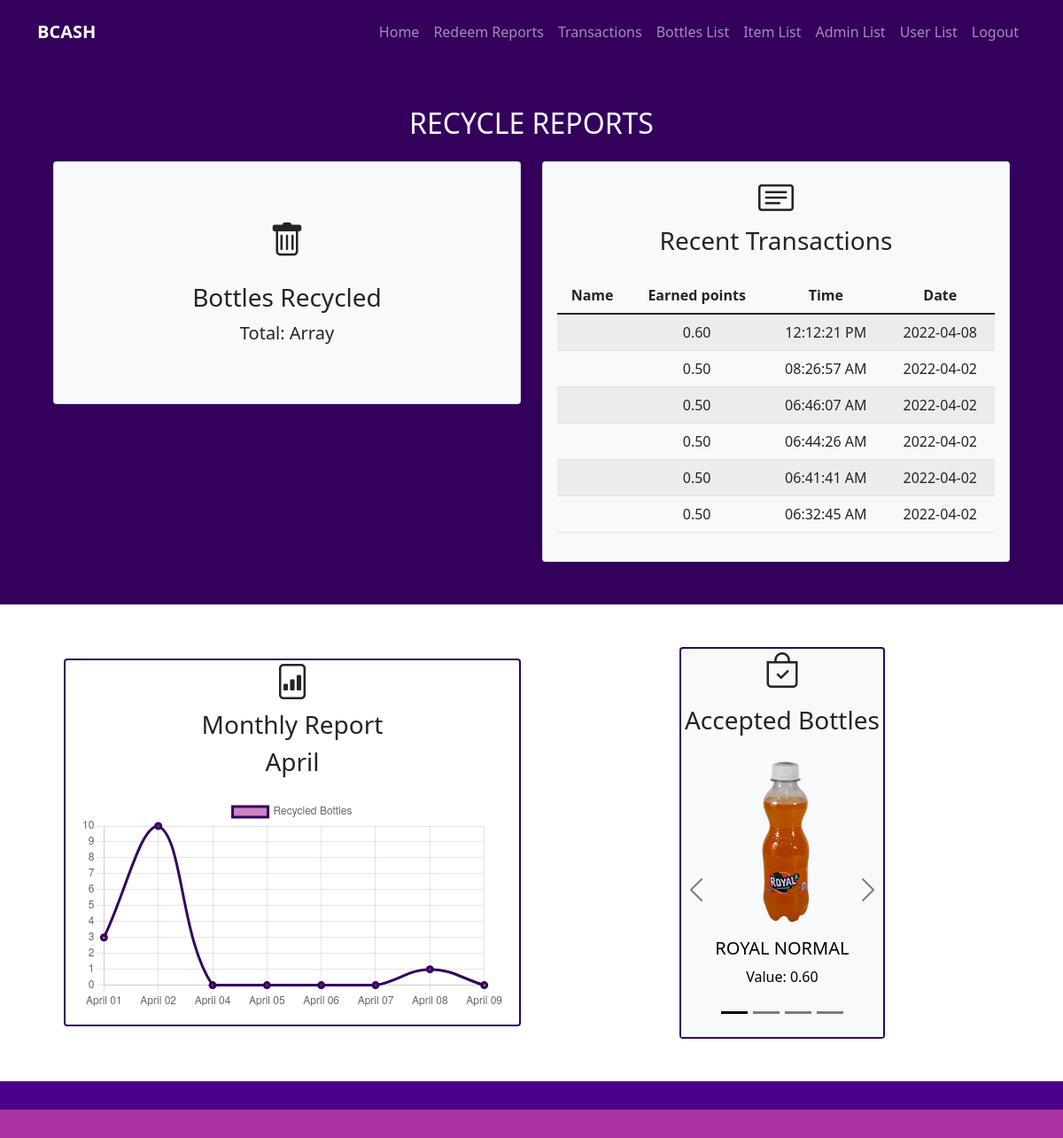
Page /dash_admin.php (signed in) on the committed database.
### tables this page shows
CREATE TABLE `recycle_transaction` (
  `trans_id` int(50) NOT NULL,
  `acc_id` int(50) NOT NULL,
  `bottles` varchar(50) NOT NULL,
  `bottle_id` int(50) NOT NULL,
  `points_earned` decimal(50,2) NOT NULL,
  `recycle_trans_time` datetime NOT NULL,
  `day_id` int(50) NOT NULL,
  `bottle_count` int(100) NOT NULL
);

CREATE TABLE `bottle_types` (
  `bottle_id` int(11) NOT NULL,
  `bottle` varchar(50) NOT NULL,
  `bottle_value` decimal(50,2) NOT NULL,
  `bottle_size` int(11) NOT NULL,
  `bottle_img` varchar(50) NOT NULL
);

### dash_admin.php (the view, shortened to what the rows shown need)
<?php
    require "mydb.php";
    $mydb = new myDb;
    if(isset($_SESSION['qrcode']) && isset($_SESSION['total_bottles']) && isset($_SESSION['total_points']) &&
    isset($_SESSION['acc_id']) && isset($_SESSION['admin'])){
        $acc_id = $_SESSION['acc_id'];
        $admin = $_SESSION['admin'];
    }
    else{
        header("Location: login.php?usernotfound=1");
    }
?>
<!doctype html>
<html lang="en">
  <head>
    <link href="sass/main.css" rel="stylesheet">
    <link rel="stylesheet" href="https://cdn.jsdelivr.net/npm/bootstrap-icons@1.3.0/font/bootstrap-icons.css">
    <link rel="stylesheet" type="text/css" href="css/style.css">
  </head>
  <body>
    <section class=" bg-dark p-5">
        <div class="container">
            <h2 class="text-light text-center mb-4">
                RECYCLE REPORTS
            </h2>
            <div class="row text-center g-4">
                <div class="col-lg">
                    <div class="card bg-light text-fontdark p-3 pb-0">
                        <p class="card-text lead">
                            <table class="table table-striped">
                                <thead>
                                    <tr>
                                        <th scope="col">Name</th>
                                        <th scope="col">Earned points</th>
                                        <th scope="col">Time</th>
                                        <th scope="col">Date</th>
                                    </tr>
                                </thead>
                                <tbody>
                                    <?php
                                        $redeem_records = $mydb->get_Recycle_trans($acc_id,$admin);
                                        if(isset($redeem_records)){
                                            $count = 0;
                                            foreach($redeem_records as $rows){
                                                $points_earned = $rows['points_earned'];
                                                $date = date("Y-m-d",strtotime($rows['trans_time']));
                                                $time = date("h:i:s A",strtotime($rows['trans_time']));
                                                echo '<tr>';
                                                echo '<td>'.$fullname.'</td>';
                                                echo '<td>'.$points_earned .'</td>';
                                                echo '<td>'.$time.'</td>';
                                                echo '<td>'.$date.'</td>';
                                                echo '</tr>';
                                                $count += 1;
                                                if($count == 6){
                                                    break;
                                                }
                                            }
                                        }
                                        else{
                                            echo '<tr>';
                                            echo '<td colspan="4">There are no records of transactions yet.</td>';
                                            echo '</tr>';
                                        }
                                    ?>
                                </tbody>
                            </table>
                        </p>
                    </div>
                </div>
            </div>
        </div>
    </section>
    <section class="p-5 text-center text-sm-start">
        <div class="container">
            <div class="d-sm-flex align-items-center">
                <div class="container text-fontdark">
                    <div class="row align-items-center justify-content-between g-4">
                                    <?php
                                        $month = $mydb->get_Maxdate();
                                        if(isset($month)){
                                            foreach($month as $rows){
                                                $maxdate = $rows['maxdate'];
                                            }
                                            $nummonth = date("m",strtotime($maxdate));
                                            $newmonth = date("F",strtotime($maxdate));
                                        }
                                        else{
                                            $newmonth = "Month undefined";
                                        }
                                    ?>
                        <div class="col-lg text-center">
                            <div class="card bg-light cardadmin1 border border-2 border-dark">
                                <div class="card-text">
                                    <div id="carouselbottle" class="carousel carousel-dark slide" data-bs-ride="carousel">
                                            <?php
                                                $records = $mydb->get_Bottle();
                                                if(isset($records)){
                                                    echo '
                                                    <div class="carousel-indicators">
                                                        <button type="button" data-bs-target="#carouselbottle" data-bs-slide-to="0" class="active" aria-current="true" aria-label="Slide 1"></button>
                                                        <button type="button" data-bs-target="#carouselbottle" data-bs-slide-to="1" aria-label="Slide 2"></button>
                                                        <button type="button" data-bs-target="#carouselbottle" data-bs-slide-to="2" aria-label="Slide 3"></button>
                                                        <button type="button" data-bs-target="#carouselbottle" data-bs-slide-to="3" aria-label="Slide 4"></button>
                                                    </div>
                                                    <div class="carousel-inner">
                                                    ';
                                                    $count = 0;
                                                    foreach($records as $rows){
                                                        $bname = $rows['bottle_name'];
                                                        $bvalue = $rows['bottle_value'];
                                                        $bimg = $rows['bottle_img'];
                                                        if($count == 0){
                                                            echo '
                                                            <div class="carousel-item active">
                                                                <img src="upload_img/'.$bimg.'" class="d-block pb-2 w-100">
                                                                <div class="bg-light p-5">
                                                                    <div class="carousel-caption">
                                                                        <h5>'.$bname.'</h5>
                                                                        <p>Value: '.$bvalue.'</p>
                                                                    </div>
                                                                </div>
                                                            </div>
                                                            ';
                                                        }
                                                        $count += 1;
                                                    }
                                                    echo '
                                                        </div>
                                                        <button class="carousel-control-prev" type="button" data-bs-target="#carouselbottle" data-bs-slide="prev">
                                                            <span class="carousel-control-prev-icon" aria-hidden="true"></span>
                                                            <span class="visually-hidden">Previous</span>
                                                        </button>
                                                        <button class="carousel-control-next" type="button" data-bs-target="#carouselbottle" data-bs-slide="next">
                                                            <span class="carousel-control-next-icon" aria-hidden="true"></span>
                                                            <span class="visually-hidden">Next</span>
                                                        </button>
                                                    ';
                                                }
                                                else{
                                                    echo 'There are no bottles available';
                                                }
                                            ?>
                                    </div>
                                </div>
                            </div>
                        </div>
                    </div>
                </div>
            </div>
        </div>
    </section>
    <?php
        $result = $mydb->get_Date($nummonth);
        if(isset($result)){
            foreach($result as $rows){
                $newdate[] = $newmonth.' '.date('d',strtotime($rows['date'])).'';
                $no_bottles[] = $rows['no_bottles'];
            }
        }
        else{
            echo "There are no records available this month";
        }
    ?>
    <script>
        let myChart = document.getElementById('myChart').getContext('2d');
        let bottlesChart = new Chart(myChart, {
            type:'line',
            data:{
                //labels
                labels:<?php echo json_encode($newdate);?>,
                //datesets
                datasets:[{
                    label:'Recycled Bottles',
                    data:<?php echo json_encode($no_bottles);?>,
                    backgroundColor:'rgba(171, 51, 161, 0.6)',
                    borderWidth:3,
                    borderColor:'#33005c',
                    hoverBorderWidth:3,
                    hoverBorderColor:'#000',
                    tension: 0.4
                }]
            },
            options: {
                responsive: true,
                scales: {
                    yAxes: [{
                        ticks: {
                            beginAtZero: true
                        }
                    }]
                }
            },
            scales: {
                yAxes: [{ ticks: { beginAtZero: true } }]
            }
        })
    </script>
  </body>
</html>

### rows in the picture
recycle_transaction: points_earned "0.60", recycle_trans_time "12:12:21 PM", recycle_trans_time "2022-04-08"
recycle_transaction: points_earned "0.50", recycle_trans_time "08:26:57 AM", recycle_trans_time "2022-04-02"
recycle_transaction: points_earned "0.50", recycle_trans_time "06:46:07 AM", recycle_trans_time "2022-04-02"
recycle_transaction: points_earned "0.50", recycle_trans_time "06:44:26 AM", recycle_trans_time "2022-04-02"
recycle_transaction: points_earned "0.50", recycle_trans_time "06:41:41 AM", recycle_trans_time "2022-04-02"
recycle_transaction: points_earned "0.50", recycle_trans_time "06:32:45 AM", recycle_trans_time "2022-04-02"
bottle_types: bottle_img (picture), bottle "ROYAL NORMAL", bottle_value "0.60"

### other values in the picture
$total_sum "Array"
$newmonth "April"
chart data {{ json_encode($no_bottles) }} [3,10,0,0,0,0,1,0]
